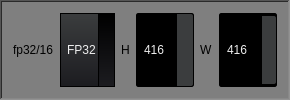
              <widget class="QFrame" name="frame_27">
               <property name="sizePolicy">
                <sizepolicy hsizetype="Preferred" vsizetype="Preferred">
                 <horstretch>0</horstretch>
                 <verstretch>0</verstretch>
                </sizepolicy>
               </property>
               <property name="minimumSize">
                <size>
                 <width>0</width>
                 <height>0</height>
                </size>
               </property>
               <property name="maximumSize">
                <size>
                 <width>16777215</width>
                 <height>1677777</height>
                </size>
               </property>
               <property name="styleSheet">
                <string notr="true">background-color: rgb(127, 127, 127);
</string>
               </property>
               <property name="frameShape">
                <enum>QFrame::WinPanel</enum>
               </property>
               <property name="frameShadow">
                <enum>QFrame::Sunken</enum>
               </property>
               <layout class="QHBoxLayout" name="horizontalLayout_10">
                <item>
                 <widget class="QLabel" name="label_218">
                  <property name="maximumSize">
                   <size>
                    <width>16777215</width>
                    <height>16777215</height>
                   </size>
                  </property>
                  <property name="text">
                   <string>fp32/16</string>
                  </property>
                 </widget>
                </item>
                <item>
                 <widget class="QComboBox" name="fp_select_combobox">
                  <property name="sizePolicy">
                   <sizepolicy hsizetype="Preferred" vsizetype="Preferred">
                    <horstretch>0</horstretch>
                    <verstretch>0</verstretch>
                   </sizepolicy>
                  </property>
                  <property name="minimumSize">
                   <size>
                    <width>0</width>
                    <height>0</height>
                   </size>
                  </property>
                  <property name="styleSheet">
                   <string notr="true">				QComboBox
				{
					background-color: qlineargradient(spread:repeat, x1:1, y1:0, x2:1, y2:1, stop:0  rgb(59, 61, 62) /*bg_alt*/,stop:1 rgb(28, 28, 32) /*bg_prim*/);
					border: 1px solid #000;
					padding-left: 6px;
					color: rgb(238, 238, 238) /*txt*/;
					height: 20px;
				}
				QComboBox::disabled
				{
					background-color: #404040;
					color: #656565;
					border-color: rgb(0, 0, 0) /*bg_gen*/;
				}
				QComboBox:on
				{
					background-color: rgb(236, 157, 0) /*accent*/;
					color: rgb(28, 28, 28) /*txt_bg*/;
				}
				QComboBox QAbstractItemView
				{
					background-color: rgb(28, 28, 32) /*bg_prim*/;
					color: rgb(238, 238, 238) /*txt*/;
					border: 1px solid black;
					selection-background-color: rgb(236, 157, 0) /*accent*/;
					outline: 0;
				}
				QComboBox::drop-down
				{
					background-color: qlineargradient(spread:repeat, x1:1, y1:0, x2:1, y2:1, stop:0  rgb(0, 0, 0) /*bg_gen*/,stop:1 rgb(28, 28, 32) /*bg_prim*/);
					subcontrol-origin: padding;
					subcontrol-position: top right;
					width: 15px;
					border-left-width: 1px;
					border-left-color: black;
					border-left-style: solid; 
				}
				QComboBox::down-arrow
				{
					image: url(:/16x16/icons/16x16/down.gif);
					width: 8px;
					height: 8px;
				}</string>
                  </property>
                  <item>
                   <property name="text">
                    <string>FP32</string>
                   </property>
                  </item>
                  <item>
                   <property name="text">
                    <string>FP16</string>
                   </property>
                  </item>
                 </widget>
                </item>
                <item>
                 <widget class="QLabel" name="label_36">
                  <property name="maximumSize">
                   <size>
                    <width>16777215</width>
                    <height>15</height>
                   </size>
                  </property>
                  <property name="text">
                   <string>H</string>
                  </property>
                 </widget>
                </item>
                <item>
                 <widget class="QSpinBox" name="network_height">
                  <property name="sizePolicy">
                   <sizepolicy hsizetype="Preferred" vsizetype="Preferred">
                    <horstretch>0</horstretch>
                    <verstretch>0</verstretch>
                   </sizepolicy>
                  </property>
                  <property name="maximumSize">
                   <size>
                    <width>16777215</width>
                    <height>16777215</height>
                   </size>
                  </property>
                  <property name="styleSheet">
                   <string notr="true">QSpinBox, QDoubleSpinBox, QDateTimeEdit {
    background-color: rgb(0, 0, 0) /*bg_gen*/;
    color: rgb(238, 238, 238) /*txt*/;
    border: 1px solid #000;
    padding: 3px;
    padding-left: 5px;
    border-radius: 2px;
}

QDoubleSpinBox::up-button, QSpinBox::up-button, QDateTimeEdit::up-button {
    border-top-right-radius: 2px;
    background-color: rgb(59, 61, 62) /*bg_alt*/;
    width: 16px;
    border-width: 1px;
}

QDoubleSpinBox::up-button:hover, QSpinBox::up-button:hover, QDateTimeEdit::up-button:hover {
    background-color: orange;
}

QDoubleSpinBox::up-button:pressed, QSpinBox::up-button:pressed, QDateTimeEdit::up-button:pressed {
    background-color: red;
}

QDoubleSpinBox::up-arrow, QSpinBox::up-arrow, QDateTimeEdit::up-arrow {
    image: url(:/16x16/icons/16x16/up.gif);
    width: 7px;
    height: 7px;
}

QDoubleSpinBox::down-button, QSpinBox::down-button, QDateTimeEdit::down-button {
    border-bottom-right-radius: 2px;
    background-color: rgb(59, 61, 62) /*bg_alt*/;
    width: 16px;
    border-width: 1px;
}

QDoubleSpinBox::down-button:hover, QSpinBox::down-button:hover, QDateTimeEdit::down-button:hover {
    background-color: orange;
}

QDoubleSpinBox::down-button:pressed, QSpinBox::down-button:pressed, QDateTimeEdit::down-button:pressed {
    background-color: red;
}

QDoubleSpinBox::down-arrow, QSpinBox::down-arrow, QDateTimeEdit::down-arrow {
    image: url(:/16x16/icons/16x16/down.gif);
    width: 7px;
    height: 7px;
}</string>
                  </property>
                  <property name="minimum">
                   <number>32</number>
                  </property>
                  <property name="maximum">
                   <number>5000</number>
                  </property>
                  <property name="singleStep">
                   <number>32</number>
                  </property>
                  <property name="value">
                   <number>416</number>
                  </property>
                 </widget>
                </item>
                <item>
                 <widget class="QLabel" name="label_37">
                  <property name="sizePolicy">
                   <sizepolicy hsizetype="Preferred" vsizetype="Preferred">
                    <horstretch>0</horstretch>
                    <verstretch>0</verstretch>
                   </sizepolicy>
                  </property>
                  <property name="maximumSize">
                   <size>
                    <width>16777215</width>
                    <height>15</height>
                   </size>
                  </property>
                  <property name="text">
                   <string>W</string>
                  </property>
                 </widget>
                </item>
                <item>
                 <widget class="QSpinBox" name="network_width">
                  <property name="sizePolicy">
                   <sizepolicy hsizetype="Preferred" vsizetype="Preferred">
                    <horstretch>0</horstretch>
                    <verstretch>0</verstretch>
                   </sizepolicy>
                  </property>
                  <property name="maximumSize">
                   <size>
                    <width>16777215</width>
                    <height>16777215</height>
                   </size>
                  </property>
                  <property name="baseSize">
                   <size>
                    <width>416</width>
                    <height>416</height>
                   </size>
                  </property>
                  <property name="styleSheet">
                   <string notr="true">QSpinBox, QDoubleSpinBox, QDateTimeEdit {
    background-color: rgb(0, 0, 0) /*bg_gen*/;
    color: rgb(238, 238, 238) /*txt*/;
    border: 1px solid #000;
    padding: 3px;
    padding-left: 5px;
    border-radius: 2px;
}

QDoubleSpinBox::up-button, QSpinBox::up-button, QDateTimeEdit::up-button {
    border-top-right-radius: 2px;
    background-color: rgb(59, 61, 62) /*bg_alt*/;
    border-width: 1px;
}

QDoubleSpinBox::up-button:hover, QSpinBox::up-button:hover, QDateTimeEdit::up-button:hover {
    background-color: orange;
}

QDoubleSpinBox::up-button:pressed, QSpinBox::up-button:pressed, QDateTimeEdit::up-button:pressed {
    background-color: red;
}

QDoubleSpinBox::up-arrow, QSpinBox::up-arrow, QDateTimeEdit::up-arrow {
    image: url(:/16x16/icons/16x16/up.gif);
    width: 7px;
    height: 7px;
}

QDoubleSpinBox::down-button, QSpinBox::down-button, QDateTimeEdit::down-button {
    border-bottom-right-radius: 2px;
    background-color: rgb(59, 61, 62) /*bg_alt*/;
    border-width: 1px;
}

QDoubleSpinBox::down-button:hover, QSpinBox::down-button:hover, QDateTimeEdit::down-button:hover {
    background-color: orange;
}

QDoubleSpinBox::down-button:pressed, QSpinBox::down-button:pressed, QDateTimeEdit::down-button:pressed {
    background-color: red;
}

QDoubleSpinBox::down-arrow, QSpinBox::down-arrow, QDateTimeEdit::down-arrow {
    image: url(:/16x16/icons/16x16/down.gif);
    width: 7px;
    height: 7px;
}</string>
                  </property>
                  <property name="minimum">
                   <number>32</number>
                  </property>
                  <property name="maximum">
                   <number>5000</number>
                  </property>
                  <property name="singleStep">
                   <number>32</number>
                  </property>
                  <property name="value">
                   <number>416</number>
                  </property>
                 </widget>
                </item>
               </layout>
              </widget>
